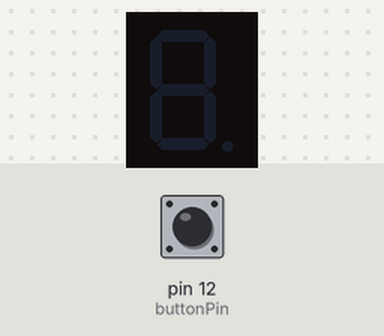
Simulated run of this sketch. Board: Arduino Uno, built with avr-gcc and run on an emulated ATmega328P. Shown: 1-digit seven-segment display. Wiring (inferred from the names in the program): 1-digit 7-segment display, segments lit when HIGH: segments pin 3, pin 4, pin 5, pin 6, pin 7, pin 8, pin 9, pin 2. Inputs (shaded band) come from the test bench; at power-on: pin 12 (buttonPin) LOW. The segment pins are drawn as the display they are named for.

Above: at 1.2 s.
1.3 s: pin 12 (buttonPin) pulled HIGH for 0.15 s
At 1.7 s:
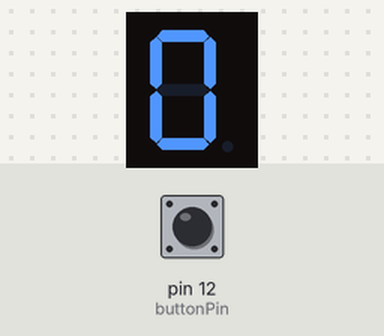
2.9 s: pin 12 (buttonPin) pulled HIGH for 1 s
At 4.2 s:
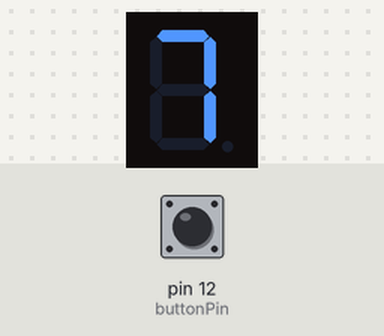
5.4 s: pin 12 (buttonPin) pulled HIGH for 0.15 s
At 6.1 s:
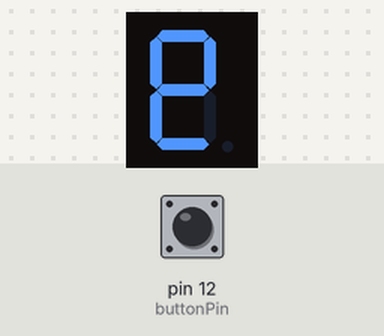
7.0 s: pin 12 (buttonPin) pulled HIGH for 3.2 s
At 11.4 s:
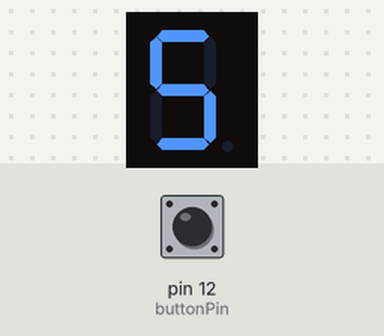
11.7 s: pin 12 (buttonPin) pulled HIGH for 0.15 s
At 13.0 s:
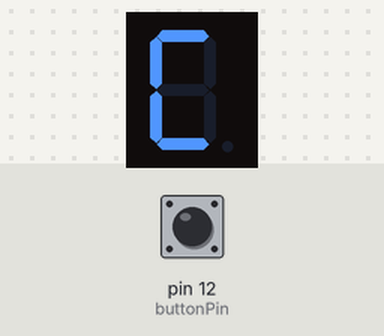
13.3 s: pin 12 (buttonPin) pulled HIGH for 1 s
At 15.7 s:
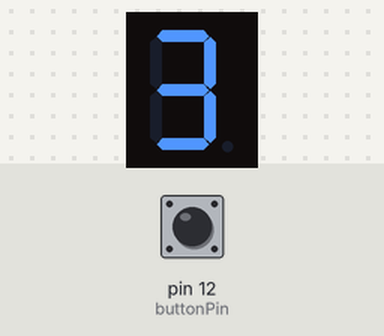
Timing chart, 0 to 16.8 s (numbered marks = the images above; inputs shaded):
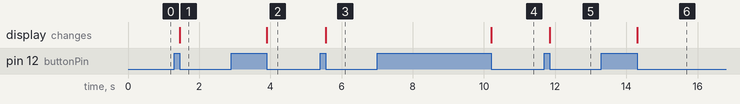

Measured:
- after the input at 1.3 s, the display: changes after 0.15 s (image 1)
- after the input at 2.9 s, the display: changes after 1.0 s (image 2)
- after the input at 5.4 s, the display: changes after 0.15 s (image 3)
- after the input at 7.0 s, the display: changes after 3.2 s (image 4)
- after the input at 11.7 s, the display: changes after 0.15 s (image 5)
- after the input at 13.3 s, the display: changes after 1.0 s (image 6)

The sketch:

2016510040_ELIF_KARATAS_LAB2_EXP1_Code.ino
```cpp
/// define pins
#define a 3
#define b 4
#define c 5
#define d 6
#define e 7
#define f 8
#define g 9
#define dp 2
#define buttonPin 12

/// define COUNTER_VALUE
/// COUNTER_VALUE can be changed
int COUNTER_VALUE = 7;
/// define number for displaying on seven segment display
int number = 0;
/// define button state for using button controls
int buttonState = 0;
int last_buttonState = 0;
/// define press state for using in experiments
int pressState = 0;

int wait = 150;

void setup()
{
  /// setup modes
randomSeed(analogRead(0));
pinMode(buttonPin, INPUT);
pinMode(dp, OUTPUT);
pinMode(a, OUTPUT);
pinMode(b, OUTPUT);
pinMode(c, OUTPUT);
pinMode(d, OUTPUT);
pinMode(e, OUTPUT);
pinMode(f, OUTPUT);
pinMode(g, OUTPUT);
}

void loop()
{
  /// button state equals to digital read button pin value ( high or low )
  buttonState = digitalRead(buttonPin);

  /// EXPERIMENTS
  increment(); /// EXPERIMENT 1
  //randomNumber(); /// EXPERIMENT 2

  /// if button is pressed, press state changes to 1
  /// it is also using for displaying 0 at first in experiment 1 (increment void)
  if(pressState==1)
  {
    SevenSegmentDisplay(number);
    //delay(wait); // I used this delay on video for pushing button delays
  }
  /// if button is pressed as 2nd pressing, press state changes to 2
  if(pressState==2)
  {
    SevenSegmentDisplay(number);
    //delay(wait);
  }
}

/// EXPERIMENT 1
void increment ()
{
  /// if button is pressed and 2nd time pressing or more
  if (buttonState != last_buttonState && buttonState == LOW && (pressState==1 || pressState==2)) {
    /// increment number
    number = number + COUNTER_VALUE;
    /// display number that is greater than 15
    if(number > 15)
    {
      number = number % 16;
    }
    /// if press state is 1, change to 2
    pressState=2;
  }
  /// if button is pressed for the first time
  else if (buttonState != last_buttonState && buttonState == LOW && pressState==0) {
    /// displaying number 0 on seven segment display
    number = 0;
    /// press state changes to 1 because of press state was 0
    pressState=1;
  }
  last_buttonState = buttonState;
}

/// EXPERIMENT 2
/*void randomNumber()
{
  /// if button is pressed
  if (buttonState != last_buttonState && buttonState == LOW) {
    /// press state changes to 1 because of press state was 0
     pressState=1;
    /// random numbers between 0-16
     number = random(0,16);
  }
  last_buttonState = buttonState;
}*/

/// NUMBERS ON SEVEN SEGMENT
void SevenSegmentDisplay(int number)
{
  /// leds on seven segment display
 if (number == 0)
 {
   digitalWrite(a, HIGH);
   digitalWrite(b, HIGH);
   digitalWrite(c, HIGH);
   digitalWrite(d, HIGH);
   digitalWrite(e, HIGH);
   digitalWrite(f, HIGH);
   digitalWrite(g, LOW);
 }
 if (number == 1)
 {
   digitalWrite(a, LOW);
   digitalWrite(b, HIGH);
   digitalWrite(c, HIGH);
   digitalWrite(d, LOW);
   digitalWrite(e, LOW);
   digitalWrite(f, LOW);
   digitalWrite(g, LOW);
 }
 if (number == 2)
 {
   digitalWrite(a, HIGH);
   digitalWrite(b, HIGH);
   digitalWrite(c, LOW);
   digitalWrite(d, HIGH);
   digitalWrite(e, HIGH);
   digitalWrite(f, LOW);
   digitalWrite(g, HIGH);
 }
 if (number == 3)
 {
   digitalWrite(a, HIGH);
   digitalWrite(b, HIGH);
   digitalWrite(c, HIGH);
   digitalWrite(d, HIGH);
   digitalWrite(e, LOW);
   digitalWrite(f, LOW);
   digitalWrite(g, HIGH);
 }
 if (number == 4)
 {
   digitalWrite(a, LOW);
   digitalWrite(b, HIGH);
   digitalWrite(c, HIGH);
   digitalWrite(d, LOW);
   digitalWrite(e, LOW);
   digitalWrite(f, HIGH);
   digitalWrite(g, HIGH);
 }
 if (number == 5)
 {
   digitalWrite(a, HIGH);
   digitalWrite(b, LOW);
   digitalWrite(c, HIGH);
   digitalWrite(d, HIGH);
   digitalWrite(e, LOW);
   digitalWrite(f, HIGH);
   digitalWrite(g, HIGH);
 }
 if (number == 6)
 {
   digitalWrite(a, HIGH);
   digitalWrite(b, LOW);
   digitalWrite(c, HIGH);
   digitalWrite(d, HIGH);
   digitalWrite(e, HIGH);
   digitalWrite(f, HIGH);
   digitalWrite(g, HIGH);
 }
 if (number == 7)
 {
   digitalWrite(a, HIGH);
   digitalWrite(b, HIGH);
   digitalWrite(c, HIGH);
   digitalWrite(d, LOW);
   digitalWrite(e, LOW);
   digitalWrite(f, LOW);
   digitalWrite(g, LOW);
 }
 if (number == 8)
 {
   digitalWrite(a, HIGH);
   digitalWrite(b, HIGH);
   digitalWrite(c, HIGH);
   digitalWrite(d, HIGH);
   digitalWrite(e, HIGH);
   digitalWrite(f, HIGH);
   digitalWrite(g, HIGH);
 }
 if (number == 9)
 {
   digitalWrite(a, HIGH);
   digitalWrite(b, HIGH);
   digitalWrite(c, HIGH);
   digitalWrite(d, HIGH);
   digitalWrite(e, LOW);
   digitalWrite(f, HIGH);
   digitalWrite(g, HIGH);
 }
  if(number == 10)
  {
   digitalWrite(a, HIGH);
   digitalWrite(b, HIGH);
   digitalWrite(c, HIGH);
   digitalWrite(d, HIGH);
   digitalWrite(e, HIGH);
   digitalWrite(f, LOW);
   digitalWrite(g, HIGH);
  }
   if(number == 11)
  {
   digitalWrite(a, LOW);
   digitalWrite(b, LOW);
   digitalWrite(c, HIGH);
   digitalWrite(d, HIGH);
   digitalWrite(e, HIGH);
   digitalWrite(f, HIGH);
   digitalWrite(g, HIGH);
  }
   if(number == 12)
  {
   digitalWrite(a, HIGH);
   digitalWrite(b, LOW);
   digitalWrite(c, LOW);
   digitalWrite(d, HIGH);
   digitalWrite(e, HIGH);
   digitalWrite(f, HIGH);
   digitalWrite(g, LOW);
  }
   if(number == 13)
  {
   digitalWrite(a, LOW);
   digitalWrite(b, HIGH);
   digitalWrite(c, HIGH);
   digitalWrite(d, HIGH);
   digitalWrite(e, HIGH);
   digitalWrite(f, LOW);
   digitalWrite(g, HIGH);
  }
   if(number == 14)
  {
   digitalWrite(a, HIGH);
   digitalWrite(b, HIGH);
   digitalWrite(c, LOW);
   digitalWrite(d, HIGH);
   digitalWrite(e, HIGH);
   digitalWrite(f, HIGH);
   digitalWrite(g, HIGH);
  }
   if(number == 15)
  {
   digitalWrite(a, HIGH);
   digitalWrite(b, LOW);
   digitalWrite(c, LOW);
   digitalWrite(d, LOW);
   digitalWrite(e, HIGH);
   digitalWrite(f, HIGH);
   digitalWrite(g, HIGH);
  }
}
```
